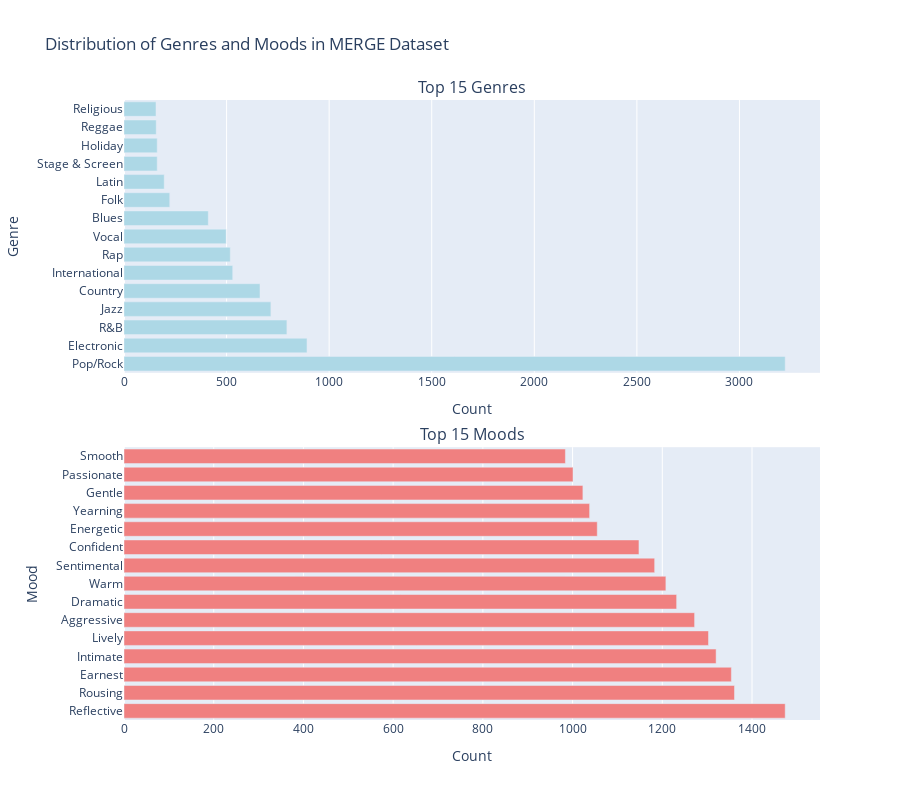

The cell this chart's notebook holds for it:
### Code cell
# Analyze genres and moods distribution
genres_data = complete_df.dropna(subset=['genres'])
moods_data = complete_df.dropna(subset=['moods_all'])

print(f"📊 Genre and Mood Analysis")
print(f"Songs with genre information: {len(genres_data):,}")
print(f"Songs with mood information: {len(moods_data):,}")

# Extract top genres
all_genres = []
for genres in genres_data['genres'].dropna():
    if isinstance(genres, str) and genres.strip():
        genre_list = [g.strip() for g in genres.split(',')]
        all_genres.extend(genre_list)

genre_counts = pd.Series(all_genres).value_counts().head(15)

# Extract top moods
all_moods = []
for moods in moods_data['moods_all'].dropna():
    if isinstance(moods, str) and moods.strip():
        mood_list = [m.strip() for m in moods.split(',')]
        all_moods.extend(mood_list)

mood_counts = pd.Series(all_moods).value_counts().head(15)

# Create subplots for genres and moods
fig = make_subplots(
    rows=2, cols=1,
    subplot_titles=('Top 15 Genres', 'Top 15 Moods'),
    vertical_spacing=0.12
)

# Genres plot
fig.add_trace(
    go.Bar(
        x=genre_counts.values,
        y=genre_counts.index,
        orientation='h',
        name='Genres',
        marker_color='lightblue'
    ),
    row=1, col=1
)

# Moods plot
fig.add_trace(
    go.Bar(
        x=mood_counts.values,
        y=mood_counts.index,
        orientation='h',
        name='Moods',
        marker_color='lightcoral'
    ),
    row=2, col=1
)

fig.update_layout(
    title_text="Distribution of Genres and Moods in MERGE Dataset",
    height=800,
    showlegend=False
)

fig.update_xaxes(title_text="Count", row=1, col=1)
fig.update_xaxes(title_text="Count", row=2, col=1)
fig.update_yaxes(title_text="Genre", row=1, col=1)
fig.update_yaxes(title_text="Mood", row=2, col=1)

fig.show()

print(f"\n🎼 Top 5 Genres:")
for i, (genre, count) in enumerate(genre_counts.head().items(), 1):
    print(f"  {i}. {genre}: {count:,} occurrences")

print(f"\n😊 Top 5 Moods:")
for i, (mood, count) in enumerate(mood_counts.head().items(), 1):
    print(f"  {i}. {mood}: {count:,} occurrences")

### Figure 1 — Plotly figure (JSON) as saved in the notebook; plotly's stock layout.template omitted (floating-point values rounded to 4 significant figures)
{"data": [{"marker": {"color": "lightblue"}, "name": "Genres", "orientation": "h", "type": "bar", "x": [3223, 892, 794, 716, 663, 530, 518, 498, 411, 223, 196, 162, 162, 157, 156], "xaxis": "x", "y": ["Pop/Rock", "Electronic", "R&B", "Jazz", "Country", "International", "Rap", "Vocal", "Blues", "Folk", "Latin", "Stage & Screen", "Holiday", "Reggae", "Religious"], "yaxis": "y"}, {"marker": {"color": "lightcoral"}, "name": "Moods", "orientation": "h", "type": "bar", "x": [1474, 1361, 1354, 1320, 1303, 1272, 1232, 1208, 1183, 1148, 1055, 1038, 1023, 1001, 984], "xaxis": "x2", "y": ["Reflective", "Rousing", "Earnest", "Intimate", "Lively", "Aggressive", "Dramatic", "Warm", "Sentimental", "Confident", "Energetic", "Yearning", "Gentle", "Passionate", "Smooth"], "yaxis": "y2"}], "layout": {"annotations": [{"font": {"size": 16}, "showarrow": false, "text": "Top 15 Genres", "x": 0.5, "xanchor": "center", "xref": "paper", "y": 1, "yanchor": "bottom", "yref": "paper"}, {"font": {"size": 16}, "showarrow": false, "text": "Top 15 Moods", "x": 0.5, "xanchor": "center", "xref": "paper", "y": 0.44, "yanchor": "bottom", "yref": "paper"}], "height": 800, "showlegend": false, "title": {"text": "Distribution of Genres and Moods in MERGE Dataset"}, "xaxis": {"anchor": "y", "domain": [0, 1], "title": {"text": "Count"}}, "xaxis2": {"anchor": "y2", "domain": [0, 1], "title": {"text": "Count"}}, "yaxis": {"anchor": "x", "domain": [0.56, 1], "title": {"text": "Genre"}}, "yaxis2": {"anchor": "x2", "domain": [0, 0.44], "title": {"text": "Mood"}}}}
